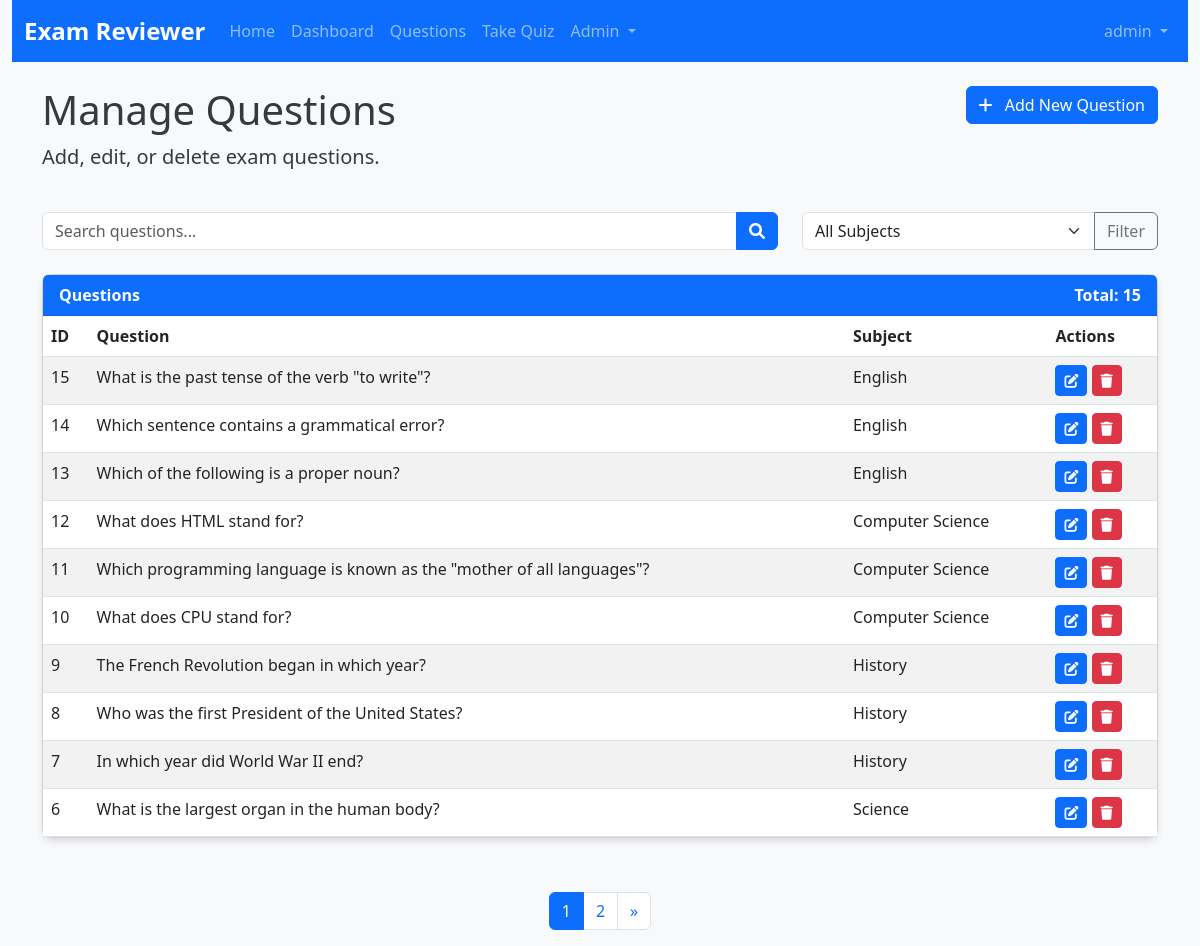
/admin/manage_questions.php (signed in), run on the app's committed database.
### tables this page shows
CREATE TABLE IF NOT EXISTS questions (
    question_id INT AUTO_INCREMENT PRIMARY KEY,
    subject_id INT NOT NULL,
    question_text TEXT NOT NULL,
    option_a TEXT NOT NULL,
    option_b TEXT NOT NULL,
    option_c TEXT NOT NULL,
    option_d TEXT NOT NULL,
    correct_answer CHAR(1) NOT NULL CHECK (correct_answer IN ('A', 'B', 'C', 'D')),
    explanation TEXT DEFAULT NULL,
    FOREIGN KEY (subject_id) REFERENCES subjects (subject_id)
);

CREATE TABLE IF NOT EXISTS subjects (
    subject_id INT AUTO_INCREMENT PRIMARY KEY,
    subject_name VARCHAR(100) NOT NULL UNIQUE,
    description TEXT DEFAULT NULL
);

### includes/functions.php (called while the page is built, shortened)
<?php
function getQuestions($offset = 0, $limit = 10, $subject_id = null, $search = null) {
    $pdo = getDbConnection();
    $params = [];
    $sql = "SELECT q.*, s.subject_name FROM questions q JOIN subjects s ON q.subject_id = s.subject_id";
    $sql .= " ORDER BY q.question_id DESC LIMIT :limit OFFSET :offset";
    $params[':limit'] = $limit;
    $params[':offset'] = $offset;
    $stmt = $pdo->prepare($sql);
    foreach ($params as $key => $value) {
        $stmt->bindValue($key, $value, is_int($value) ? PDO::PARAM_INT : PDO::PARAM_STR);
    }
    $stmt->execute();
    return $stmt->fetchAll();
}
function countQuestions($subject_id = null, $search = null) {
    $pdo = getDbConnection();
    $params = [];
    $sql = "SELECT COUNT(*) FROM questions q";
    $stmt = $pdo->prepare($sql);
    $stmt->execute();
    return $stmt->fetchColumn();
}
?>

### admin/manage_questions.php (the view, shortened to what this page needs)
<?php
require_once '../includes/functions.php';
$page = isset($_GET['page']) ? (int)$_GET['page'] : 1;
$limit = 10;
$offset = ($page - 1) * $limit;
$subject_id = isset($_GET['subject_id']) ? (int)$_GET['subject_id'] : null;
$search = isset($_GET['search']) ? sanitizeInput($_GET['search']) : null;
$questions = getQuestions($offset, $limit, $subject_id, $search);
$total_questions = countQuestions($subject_id, $search);
$total_pages = ceil($total_questions / $limit);
include '../includes/header.php';
include '../includes/navbar.php';
?>
<div class="container">
    <div class="row mb-4">
        <div class="col-md-6">
            <h1>Manage Questions</h1>
            <p class="lead">Add, edit, or delete exam questions.</p>
        </div>
        <div class="col-md-6 text-end">
            <a href="../admin/add_question.php" class="btn btn-primary">
                <i class="fas fa-plus me-2"></i> Add New Question
            </a>
        </div>
    </div>
    <div class="row mb-4">
        <div class="col-md-8">
            <form action="../admin/manage_questions.php" method="GET" id="search-form">
                <div class="input-group">
                    <input type="text" class="form-control" placeholder="Search questions..." name="search" id="search" value="<?php echo $search; ?>">
                    <button class="btn btn-primary" type="submit"><i class="fas fa-search"></i></button>
                </div>
            </form>
        </div>
        <div class="col-md-4">
            <form action="../admin/manage_questions.php" method="GET">
                <div class="input-group">
                    <select class="form-select" name="subject_id" onchange="this.form.submit()">
                        <option value="">All Subjects</option>
                    </select>
                    <button class="btn btn-outline-secondary" type="submit">Filter</button>
                </div>
            </form>
        </div>
    </div>
    <?php if (empty($questions)): ?>
        <div class="alert alert-info">
            No questions found. Try adjusting your search or filter criteria.
        </div>
    <?php else: ?>
        <div class="card">
            <div class="card-header bg-primary text-white">
                <div class="d-flex justify-content-between align-items-center">
                    <span>Questions</span>
                    <span>Total: <?php echo $total_questions; ?></span>
                </div>
            </div>
            <div class="card-body p-0">
                <div class="table-responsive">
                    <table class="table table-striped table-hover mb-0">
                        <thead>
                            <tr>
                                <th>ID</th>
                                <th>Question</th>
                                <th>Subject</th>
                                <th>Actions</th>
                            </tr>
                        </thead>
                        <tbody>
                            <?php foreach ($questions as $question): ?>
                                <tr>
                                    <td><?php echo $question['question_id']; ?></td>
                                    <td><?php echo strlen($question['question_text']) > 100 ? substr($question['question_text'], 0, 100) . '...' : $question['question_text']; ?></td>
                                    <td><?php echo $question['subject_name']; ?></td>
                                    <td>
                                        <a href="../admin/edit_question.php?id=<?php echo $question['question_id']; ?>" class="btn btn-sm btn-primary" title="Edit">
                                            <i class="fas fa-edit"></i>
                                        </a>
                                        <button type="button" class="btn btn-sm btn-danger" title="Delete" data-bs-toggle="modal" data-bs-target="#deleteModal<?php echo $question['question_id']; ?>">
                                            <i class="fas fa-trash"></i>
                                        </button>
                                    </td>
                                </tr>
                            <?php endforeach; ?>
                        </tbody>
                    </table>
                </div>
            </div>
        </div>
        <?php if ($total_pages > 1): ?>
            <div class="row mt-4">
                <div class="col">
                    <nav aria-label="Page navigation">
                        <ul class="pagination justify-content-center">
                            <?php
                            $start_page = max(1, $page - 2);
                            $end_page = min($total_pages, $page + 2);
                            for ($i = $start_page; $i <= $end_page; $i++) {
                                echo '<li class="page-item ' . ($i == $page ? 'active' : '') . '"><a class="page-link" href="?page=' . $i . ($subject_id ? '&subject_id=' . $subject_id : '') . ($search ? '&search=' . urlencode($search) : '') . '">' . $i . '</a></li>';
                            }
                            ?>
                            <?php if ($page < $total_pages): ?>
                                <li class="page-item">
                                    <a class="page-link" href="?page=<?php echo ($page + 1); ?><?php echo $subject_id ? '&subject_id=' . $subject_id : ''; ?><?php echo $search ? '&search=' . urlencode($search) : ''; ?>" aria-label="Next">
                                        <span aria-hidden="true">&raquo;</span>
                                    </a>
                                </li>
                            <?php endif; ?>
                        </ul>
                    </nav>
                </div>
            </div>
        <?php endif; ?>
    <?php endif; ?>
</div>
<?php include '../includes/footer.php'; ?>

### assets/css/style.css (style rules this page uses)
body { background-color: #f8f9fa; color: #343a40; font-family: 'Segoe UI', Tahoma, Geneva, Verdana, sans-serif; }
.card { border-radius: 10px; box-shadow: 0 4px 6px rgba(0, 0, 0, 0.1); margin-bottom: 20px; transition: transform 0.3s ease; }
.card-header { background-color: #f8f9fa; border-bottom: 1px solid rgba(0, 0, 0, 0.125); font-weight: bold; }
.btn-primary { background-color: #0d6efd; border-color: #0d6efd; }
.pagination { justify-content: center; margin-top: 30px; }

### data on the page
questions: question_id "15", question_text "What is the past tense of the verb \"to write\"?", subject.subject_name "English"
questions: question_id "14", question_text "Which sentence contains a grammatical error?", subject.subject_name "English"
questions: question_id "13", question_text "Which of the following is a proper noun?", subject.subject_name "English"
questions: question_id "12", question_text "What does HTML stand for?", subject.subject_name "Computer Science"
questions: question_id "11", question_text "Which programming language is known as the \"mother of all languages\"?", subject.subject_name "Computer Science"
questions: question_id "10", question_text "What does CPU stand for?", subject.subject_name "Computer Science"
questions: question_id "9", question_text "The French Revolution began in which year?", subject.subject_name "History"
questions: question_id "8", question_text "Who was the first President of the United States?", subject.subject_name "History"
questions: question_id "7", question_text "In which year did World War II end?", subject.subject_name "History"
questions: question_id "6", question_text "What is the largest organ in the human body?", subject.subject_name "Science"

### other printed values
APP_NAME "Exam Reviewer"
$_SESSION['username'] "admin"
$total_questions "15"
